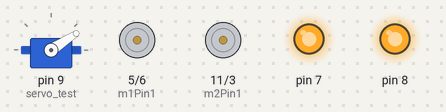
This sketch was run on a simulated Arduino Uno, built with avr-gcc and run on an emulated ATmega328P. On the bench: servo, motor-driver pin pairs drawn as motors (green arrow = first pin HIGH = forward, orange = second pin HIGH = backward, longer = more drive), output pins drawn as LEDs (lit = HIGH).

Above: at 0.05 s.
At 0.15 s:
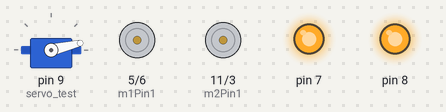
At 0.25 s:
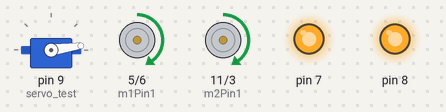
At 0.5 s:
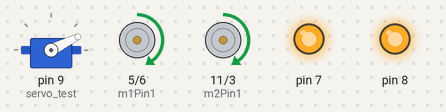
At 1.7 s:
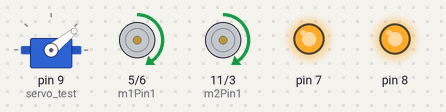
Timing chart, 0 to 3.0 s (numbered marks = the images above):
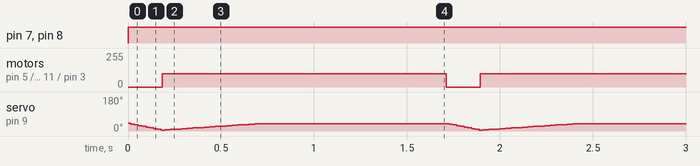

Measured:
- by itself, pin 7, pin 8: LOW → HIGH at 0.00 s
- by itself, motor on pin 5 (m1Pin1) / pin 6 (m1Pin2), motor on pin 11 (m2Pin1) / pin 3 (m2Pin2): alternates forward 100/255 for 1.5 s and stopped for 0.18 s

The sketch:

bot.ino.ino
```cpp
//1000ms-159degree
//6.2893 ms for 1 degree
//1000ms-22.9cm
//1212ms-360 right_cm
//10*Error in Right_cm
#include<Servo.h>

Servo servo_test;

int angle = 0;

const int m1Pin1 = 5;  //right motor
const int m1Pin2 =6;
const int m2Pin1 =11; //left motor
const int m2Pin2 = 3;

int rate=100;
int ratio;
void setup() {
  // put your setup code here, to run once:
servo_test.attach(9);

  Serial.begin(9600);
  pinMode(7,OUTPUT);
  pinMode(8,OUTPUT);

  pinMode(m1Pin1,OUTPUT);
  pinMode(m1Pin2,OUTPUT);
  pinMode(m2Pin1,OUTPUT);
  pinMode(m2Pin2,OUTPUT);
  digitalWrite(0,LOW);
  pinMode(0,OUTPUT);
 // pinMode(1,OUTPUT);
}
//2200 -half
void loop() {
//              digitalWrite(0,LOW);
//              //digitalWrite(1,HIGH);
//             down();
//             delay(1000);
//             up();
//             delay(1000);

//analogWrite(m1Pin1,100);
//analogWrite(m1Pin2,0);
//analogWrite(m2Pin1,100);
//analogWrite(m2Pin2,0);
//delay(1000);
digitalWrite(7,HIGH);
digitalWrite(8,HIGH);
up();
forward();
down();
delay(1000);
stop_bot();


}
void forward()
{
  analogWrite(m1Pin1,rate);          //Forward
  analogWrite(m1Pin2,0);
  analogWrite(m2Pin1,rate);
  analogWrite(m2Pin2,0);
}

void backward()
{
   analogWrite(m1Pin1,0);          //Backward
  analogWrite(m1Pin2,rate);
  analogWrite(m2Pin1,0);
  analogWrite(m2Pin2,rate);
}
void right_cm()
{
   analogWrite(m1Pin1,200);          //right_point
  analogWrite(m1Pin2,0);
  analogWrite(m2Pin1,0);
  analogWrite(m2Pin2,200);
}

void left_cm()
{ analogWrite(m1Pin1,0);          //left_point
  analogWrite(m1Pin2,200);
  analogWrite(m2Pin1,200);
  analogWrite(m2Pin2,0);
}
void right_turn()
{analogWrite(m1Pin1,0);          //right_turn
  analogWrite(m1Pin2,0);
  analogWrite(m2Pin1,rate);
  analogWrite(m2Pin2,0);


  }

void left_turn()
{analogWrite(m1Pin1,rate);          //left_turn
  analogWrite(m1Pin2,0);
  analogWrite(m2Pin1,0);
 analogWrite(m2Pin2,0);


  }
void stop_bot()
{
analogWrite(m1Pin1,0);          //left_turn
  analogWrite(m1Pin2,0);
  analogWrite(m2Pin1,0);
 analogWrite(m2Pin2,0);
}

  void rightmt()
  {
 analogWrite(m1Pin1,rate);          //left_turn
  analogWrite(m1Pin2,0);
  analogWrite(m2Pin1,10);
 analogWrite(m2Pin2,0);

  }

void p()
{         down();
          forward();
         delay(1400);
          right_cm();
         delay(300);
          rightmt();
         delay(3200);
           stop_bot();
         }

  void a()
  {
          right_cm();
         delay(85);

         forward();
          delay(1250);


        right_cm();
        delay(544);

        forward();
        delay(500);

        right_cm();
        delay(510);


         forward();
        delay(668);


        up();


        backward();

        delay(668);

        left_cm();
        delay(301);


        down();


        forward();
        delay(813);
stop_bot();
  }
  void b()
  {
        forward();
          delay(1400);

          right_cm();
         delay(300);

          rightmt();
         delay(2300);


        right_cm();
        delay(600);


        rightmt();
         delay(2300);


  }

  void c()
  {
    left_cm();
    delay(300);

    right_turn();
    delay(2300);


  }

 void d()
 {
          forward();
          delay(1400);
          right_cm();
         delay(300);
          rightmt();
         delay(2300);


 }


 void e()
 {
     forward();
          delay(1400);
          right_cm();
         delay(300);
          rightmt();
         delay(2300);


  }


         void down()
         {


    servo_test.attach(9);


                    for(angle = 5; angle < 40; angle += 1)    // command to move from 0 degrees to 180 degrees
                                         {
                                               servo_test.write(angle);                 //command to rotate the servo to the specified angle
                                                        delay(15);
                                           }


                // servo_test.detach();


         }
         void up()
         {
        // servo_test.attach(9);


          for(angle = 40; angle>=5; angle-=1)     // command to move from 180 degrees to 0 degrees
                              {
                                servo_test.write(angle);              //command to rotate the servo to the specified angle
                                delay(5);
                              }

//servo_test.detach();


         }
```
